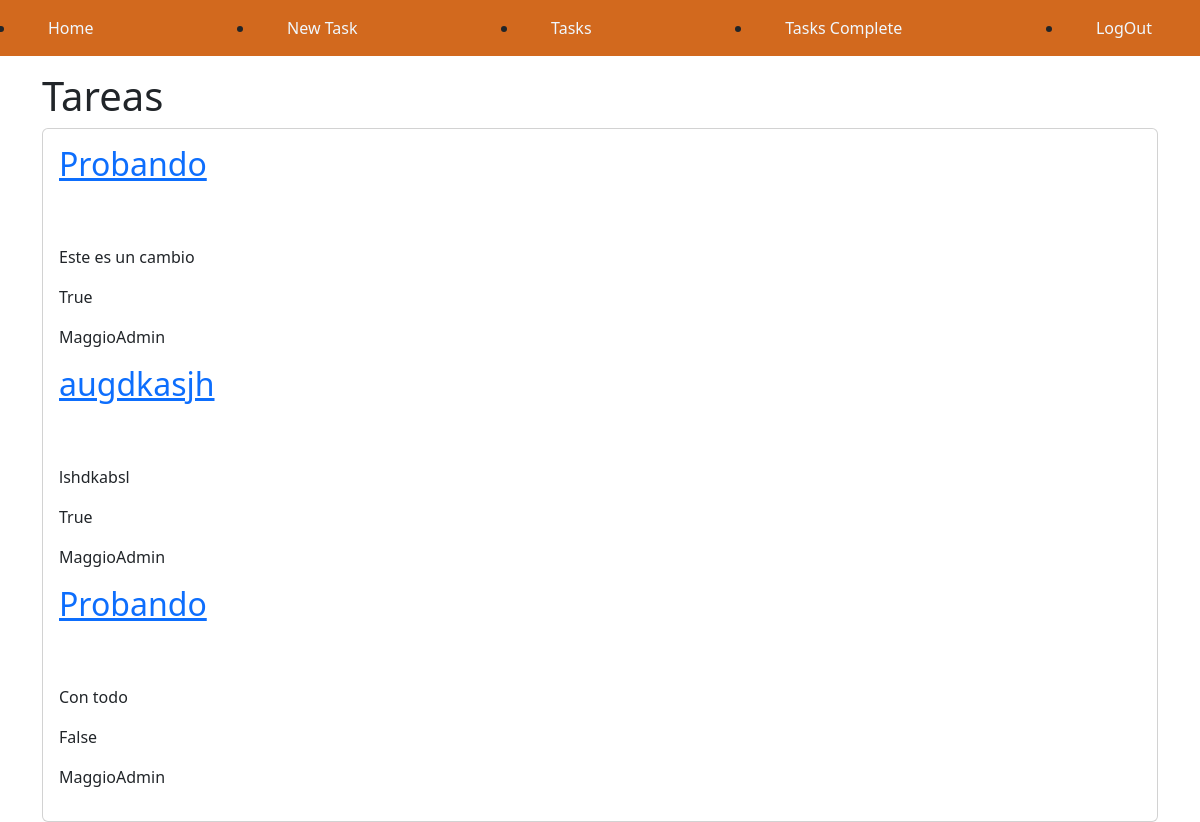
The page /tasks/ (signed in) on the database as committed earlier.
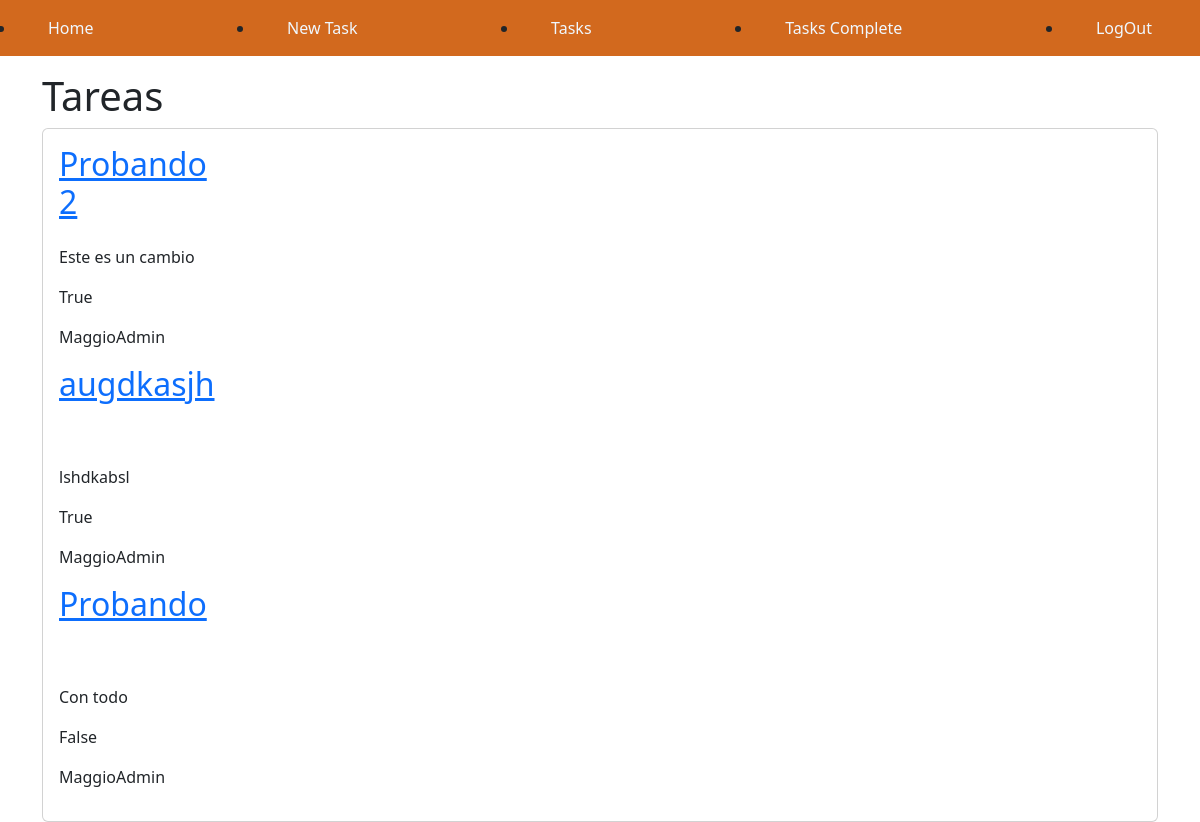
The same page on the database as committed later.
### tasks/models.py (models this page shows, shortened)
class Task(models.Model):
    title= models.CharField(max_length=100)
    description = models.TextField(blank=True)
    created = models.DateTimeField(auto_now=True)
    datecomplete = models.DateTimeField(null=True,blank=True)
    important = models.BooleanField(default=False)
    user = models.ForeignKey(User, on_delete= models.CASCADE)

### tasks/views.py (the view)
# urls.py: path('',include('tasks.urls'))
@login_required
def tasks(request):
    Tareas = Task.objects.filter(user=request.user, datecomplete__isnull=True)
    return render(request, 'tasks.html', {'tasks':Tareas})

### tasks/Templates/tasks.html
{% extends 'Base.html' %}
{% block contend %}
<main class=" container">
<h1>Tareas</h1>
<section class="card card-body">
    {% for task in tasks %}
    <a href="{% url 'taskdetail' task.id %}" class="tareas">
        <h2>{{task.title}}</h2>
    </a>
    <p>{{task.description}}</p>
    <p>{{task.important}}</p>
    <p>{{task.user.username}}</p>
    {% endfor %}
</section>
</main>
{% endblock %}

Rows that differ between the two databases and show on the page:
changed Task "Este es un cambio": title "Probando" → "Probando 2"
